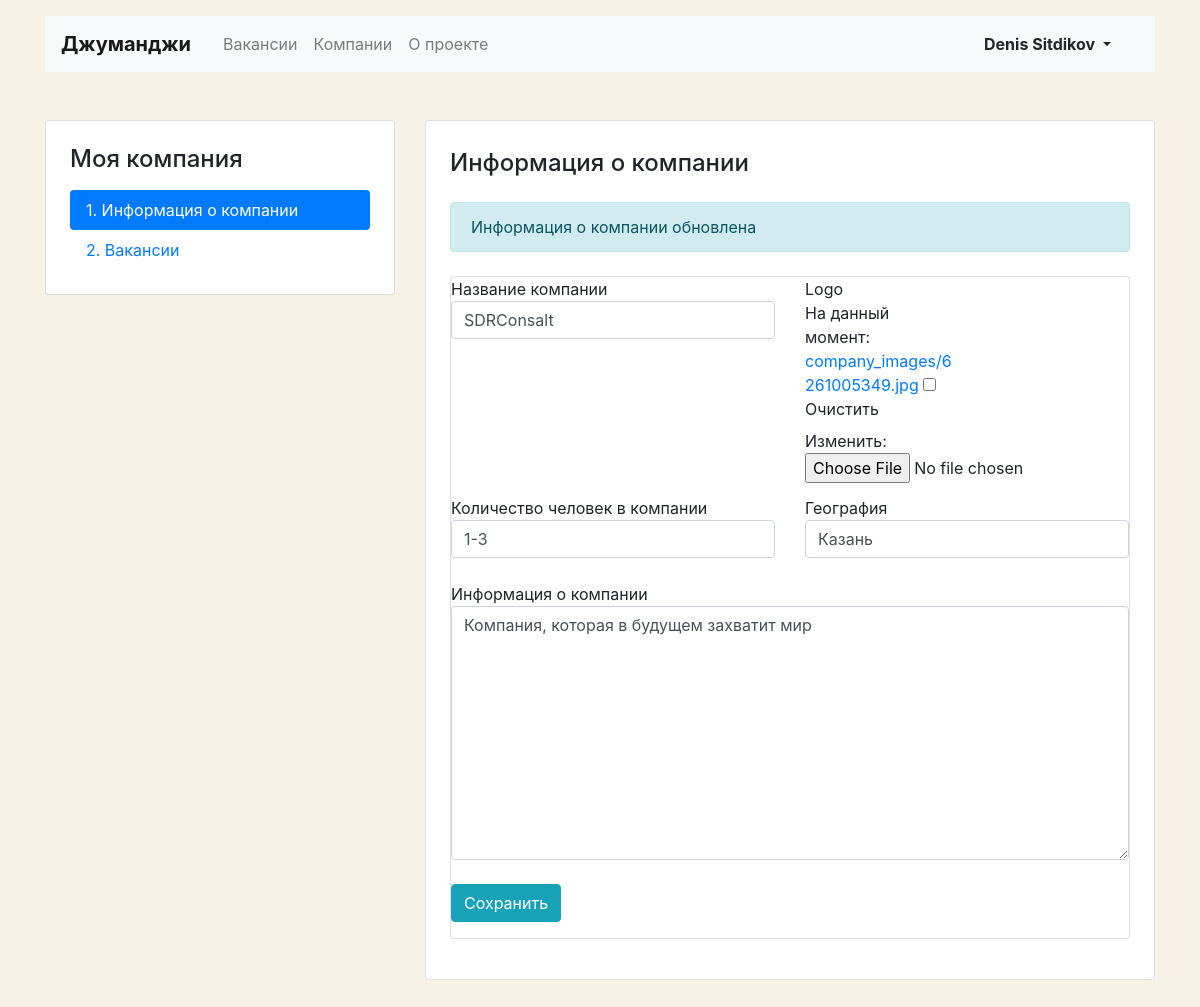
Screenshot of /mycompany (signed in) with the database file from the repository.
### hh/models.py (models this page shows)
class Company(models.Model):
    name = models.CharField(max_length=256)
    location = models.CharField(max_length=256,
                                default=None,
                                null=True,
                                blank=True)
    logo = models.ImageField(upload_to=MEDIA_COMPANY_IMAGE_DIR,
                             height_field='height_field',
                             width_field='width_field',
                             default=None,
                             null=False
                             )
    height_field = models.PositiveIntegerField(default=0)
    width_field = models.PositiveIntegerField(default=0)
    description = models.CharField(max_length=4096,
                                   default=None,
                                   null=True,
                                   blank=True)
    employee_count = models.CharField(max_length=20,
                                      default=None,
                                      null=True,
                                      blank=True)
    owner = models.ForeignKey(User,
                              related_name="company",
                              on_delete=models.CASCADE,
                              default=None,
                              null=True,
                              blank=True)

### hh/views.py (the view, shortened to what this page needs)
# urls.py: path('mycompany', MyCompanyView.as_view()),  # моя компания
class MyCompanyView(View):
    def get(self, request, *args, **kwargs):
        my_company_qs = models.Company.objects.filter(owner=request.user)
        if len(my_company_qs) == 0:
            return render(
                request, 'hh/company-create.html',
                context={'title': 'Создать карточку компании | Джуманджи'}
            )
        else:
            return render(
                request, 'hh/company-edit.html',
                context={'title': 'Моя компания | Джуманджи',
                         'form': CompanyEditForm(instance=my_company_qs.first()
                                                 )}
            )

### hh/forms.py
class CompanyEditForm(ModelForm):
    logo = forms.ImageField(allow_empty_file=True, required=False)
    class Meta:
        model = models.Company
        fields = ['name', 'logo', 'employee_count', 'location', 'description']
        widgets = {
            'name': forms.TextInput(attrs={'class': 'form-control'}),
            'employee_count': forms.TextInput(attrs={'class': 'form-control'}),
            'location': forms.TextInput(attrs={'class': 'form-control'}),
            'description': forms.Textarea(attrs={'class': 'form-control'}),
            'owner': forms.Textarea(attrs={'class': 'form-control'}),
            'logo': forms.ImageField(required=True)
        }
        labels = {
            'name': 'Название компании',
            'employee_count': 'Количество человек в компании',
            'location': 'География',
            'description': 'Информация о компании',
            'logo': 'Логотип',
            'owner': 'Владелец'
        }

### hh/templates/hh/company-edit.html (shortened to what this page needs)
{% extends 'base.html' %}
{% block container %}
  <main class="container mt-3 pb-5">
	<div class="row mt-5">
      <div class="col-12 col-lg-4">
        <aside class="pt-3 pb-4 px-4 mb-5 card">
          <h1 class="h4 pt-2 pb-2">Моя компания</h1>
          <div class="nav flex-column nav-pills">
            <a class="nav-link active" href="/mycompany">1. Информация о&nbsp;компании</a>
            <a class="nav-link" href="/mycompany/vacancies">2. Вакансии</a>
          </div>
        </aside>
      </div>
      <div class="col-12 col-lg-8">
        <div class="card">
          <div class="card-body px-4 pb-4">
            <section class="tab-pane fade show active">
              <h2 class="h4 pt-2 pb-3">Информация о&nbsp;компании</h2>
              <p class="alert alert-info" role="alert">
                Информация о компании обновлена
              </p>
              <form method="post" action="{{ request.path }}" enctype="multipart/form-data" class="card mt-4 mb-3">{% csrf_token %}
                <div class="row">
                  <div class="col-12 col-md-6">
                    <div class="form-group pb-2">
                      {{ form.name.label }}
                      {{ form.name }}
                    </div>
                  </div>
                  <div class="col-12 col-md-6">
                    <div class="form-group">
                      {{ form.logo.label }}
                      <div class="row align-items-center">
                        <div class="col-6" style="position: relative;">
                          <div class="custom-file" style="">
                            {{ form.logo }}
                          </div>
                        </div>
                      </div>
                    </div>
                  </div>
                </div>
                <div class="row">
                  <div class="col-12 col-md-6">
                    <div class="form-group pb-2">
                      {{ form.employee_count.label }}
                      {{ form.employee_count }}
                    </div>
                  </div>
                  <div class="col-12 col-md-6">
                    <div class="form-group pb-2">
                      {{ form.location.label }}
                      {{ form.location }}
                    </div>
                  </div>
                </div>
                <div class="form-group pb-2">
                  {{ form.description.label }}
                  {{ form.description }}
                </div>
                <div class="form-group">
                  <input type="submit" class="btn btn-info" value="Сохранить">
                </div>
              </form>
            </section>
          </div>
        </div>
      </div>
    </div>
  </main>
{% endblock %}

### hh/templates/base.html (shortened to what this page needs)
<!DOCTYPE html>
<html lang="ru">
<head>
    <link rel="stylesheet" href="https://stackpath.bootstrapcdn.com/bootstrap/4.3.1/css/bootstrap.min.css"
>
</head>
<body>
<header class="container mt-3" >
    <nav class="navbar navbar-expand-lg navbar-light bg-light" >
        <a class="navbar-brand mr-4 font-weight-bold" href="/">Джуманджи</a>
        <div class="collapse navbar-collapse justify-content-between" id="navbarNav">
            <ul class="navbar-nav col-10 ">
                <li class="nav-item">
                    <a class="nav-link" href="/vacancies">Вакансии</a>
                </li>
                <li class="nav-item">
                    <a class="nav-link" href="#">Компании</a>
                </li>
                <li class="nav-item">
                    <a class="nav-link" href="#">О проекте</a>
                </li>
            </ul>
            <ul class="navbar-nav col-2 justify-content-end">
                <li class="nav-item active">
					{% if not request.user.is_authenticated %}
                      <a href="/login" class="nav-link font-weight-bold">Вход</a>
					{% else %}
						<div class="btn-group">
						  <button type="button" class="btn dropdown-toggle font-weight-bold" data-toggle="dropdown" aria-haspopup="true" aria-expanded="false">
							{{ user.first_name }} {{ user.last_name }}
						  </button>
						</div>
					{% endif %}
                </li>
            </ul>
        </div>
    </nav>
</header>
{% block container %}
{% endblock %}
</body>
</html>

### hh/templates/hh/company-edit.html (style rules this page uses)
body { background-color: #F6F2E6; }

### rows the page displays
Company: name "SDRConsalt", employee_count "1-3", location "Казань", description "Компания, которая в будущем захватит мир"

### other values shown
{{ user.first_name }} "Denis"
{{ user.last_name }} "Sitdikov"
